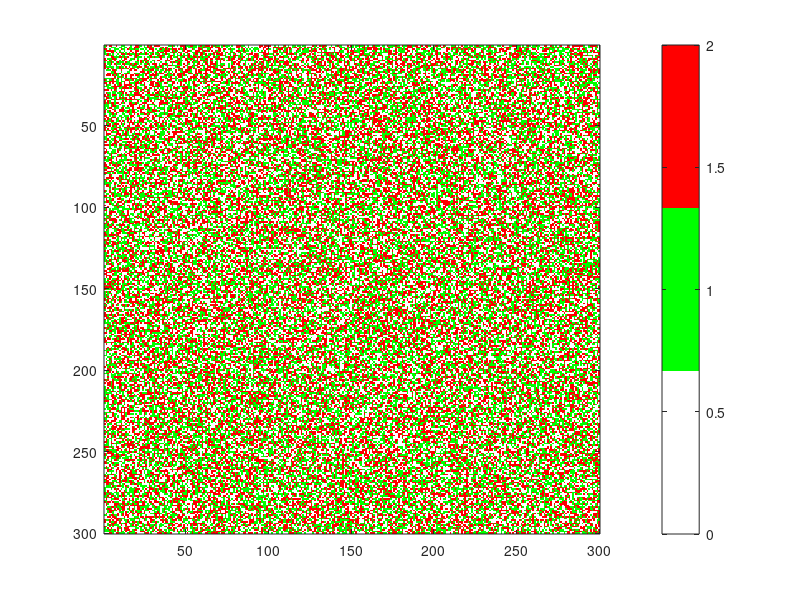

Source code (MATLAB): (Note: this script raises an error after producing the figure.)
function data = ForestFireModel(T,PG,PL,plotFF,analyzeFF,watchMore)
% FOREST-FIRE MODEL
%
%%%%%%%%%%%%%%%%%%%%%%%%%%
%INPUTS:
% The main adjustable parameters are
%   1) 'T' - Number of generations simulation is ran for
%   2) 'PG' - Scales the probability that a forest will grow in a cell
%       that is unoccupied.
%   3) 'PL' - Scales the probability that a forest with no burning
%       neighbors will ignite ('Lightning' rule; Drossel and Schwabl 1992)
%   4) 'plotFF' - Flag to plot FFM
%   5) 'analyzeFF' - Flag to save each timestep for an output vector data
%   6) 'watchMore' - Flag to watch ratio of densities evolve through time
%
%%%%%%%%%%%%%%%%%%%%%%%%%%%
% OUTPUTS:
% Output is the 3D array 'data' which shows the matrix for each time
% step so code can be debugged, statistics can be calculated.
%
%%%%%%%%%%%%%%%%%%%%%%%%%%

%-------------------------------------------------------------------------------
% Set defaults:
%-------------------------------------------------------------------------------
if nargin < 1
    T = 100;
end
if nargin < 2
    PG = 1;
end
if nargin < 3
    PL = 1;
end
if nargin < 4
    plotFF = true;
end
if nargin < 5
    analyzeFF = false;
end
if nargin < 6
    watchMore = false;
end
%-------------------------------------------------------------------------------

close('all')

%% Plot and analyse

%%%%%%%%%%%%%%%%%%%%%%%%%%
% Parameters to adjust
%%%%%%%%%%%%%%%%%%%%%%%%%%
% Size of grid
Dimensions = 300; %Bak et al. 1990 used 256

% Probability a tree will grow from bare ground
probGrow = 1/200;
probGrow = probGrow*PG;

%%%%%%%%%%%%%%%%%%%%%%%%%%
%PARAMETER SET BY INPUT
%%%%%%%%%%%%%%%%%%%%%%%%%%
%Probabiliy that a lightning strike will ignite a tree
probLight = probGrow/170;
probLight = probLight*PL;

%%%%%%%%%%%%%%%%%%%%%%%%%%
%Output
%%%%%%%%%%%%%%%%%%%%%%%%%%
if analyzeFF
    data = zeros(Dimensions,Dimensions,T);
else
    data = [];
end

%%%%%%%%%%%%%%%%%%%%%%%%%%%%%%%%%%%%%%%%%%%%%%%%%%%%%%%%%%%%
% Rule 1
%%%%%%%%%%%%%%%%%%%%%%%%%%%%%%%%%%%%%%%%%%%%%%%%%%%%%%%%%%%%
% Here we need to implement a random grid comprising 3 states:
% 0, 1 & 2
x = floor(3.*rand(Dimensions,Dimensions));

% Meaning:
% 0 = empty ground
% 1 = trees
% 2 = fire

%%%%%%%%%%%%%%%%%%%%%%%%%%%%%%%%%%%%%%%%%%%%%%%%%%%%%%%%%%%%
%%% Simulation
%%%%%%%%%%%%%%%%%%%%%%%%%%%%%%%%%%%%%%%%%%%%%%%%%%%%%%%%%%%%
if plotFF
    f = figure('color','w');
    h = imagesc(x);
    colormap([1,1,1;0,1,0;1,0,0])
    cB = colorbar;
    cB.Limits = [0 2];
    cB.Ticks = [1/3,1,5/3];
    cB.TickLabels = {'empty','trees','fire'};
    caxis([0 2])
    axis('square')
end
for t = 1:T

    %%%%%%%%%%%%%%%%%%%%%%%%%%%%%%%%%%%%%%%%%%%%%%%%%%%%%%%%%%%%
    % Rule 2
    %%%%%%%%%%%%%%%%%%%%%%%%%%%%%%%%%%%%%%%%%%%%%%%%%%%%%%%%%%%%
    % Initialize an empty grid
    xi = x;
    x = zeros(Dimensions,Dimensions);
    % Here we want to set all burning trees to zero while saving all trees
    x(xi==1) = 1;

    %%%%%%%%%%%%%%%%%%%%%%%%%%%%%%%%%%%%%%%%%%%%%%%%%%%%%%%%%%%%
    % Rule 3
    %%%%%%%%%%%%%%%%%%%%%%%%%%%%%%%%%%%%%%%%%%%%%%%%%%%%%%%%%%%%
    % We want empty ground to grow trees with probability p
    p = rand(Dimensions,Dimensions);
    x(xi==0 & p<probGrow) = 1;

    %%%%%%%%%%%%%%%%%%%%%%%%%%%%%%%%%%%%%%%%%%%%%%%%%%%%%%%%%%%%
    % Rule 4
    %%%%%%%%%%%%%%%%%%%%%%%%%%%%%%%%%%%%%%%%%%%%%%%%%%%%%%%%%%%%
    % Fire spreads to it's neighbouring trees in the next time step

    % First find all active trees
    [ii,jj] = find(xi==2);

    %Loop through each tree
    for m=1:numel(ii)

        if ~ismember([ii(m); jj(m)],[1 Dimensions])

            %Here we want to set each of a burning trees neighbours alight
            if xi(ii(m)-1,jj(m))==1
                x(ii(m)-1,jj(m))=2;
            end
            if xi(ii(m),jj(m)+1)==1
                x(ii(m),jj(m)+1)=2;
            end
            if xi(ii(m),jj(m)-1)==1
                x(ii(m),jj(m)-1)=2;
            end
            if xi(ii(m)+1,jj(m))==1
                x(ii(m)+1,jj(m))=2;
            end
        end
    end

    %%%%%%%%%%%%%%%%%%%%%%%%%%%%%%%%%%%%%%%%%%%%%%%%%%%%%%%%%%%%
    % Rule 5
    %%%%%%%%%%%%%%%%%%%%%%%%%%%%%%%%%%%%%%%%%%%%%%%%%%%%%%%%%%%%
    % RULE 5 a tree becomes a burning tree with probability f if
    % no neighbour is burning
    f = rand(Dimensions,Dimensions);
    x(xi==1 & f<probLight) = 2;

    %%%%%%%%%%%%%%%%%%%%%%%%%%%%%%%%%%%%%%%%%%%%%%%%%%%%%%%%%%%%
    %%%% Statistics calculated for later
    %%%%%%%%%%%%%%%%%%%%%%%%%%%%%%%%%%%%%%%%%%%%%%%%%%%%%%%%%%%%
    % Calculate how much land is occupied by fires, bare ground and forest
    Fires = sum(sum(x==2));
    Bare = sum(sum(x==0));
    Forest = sum(sum(x==1));

    FRatio = 100*Fires/(Dimensions*Dimensions);
    BRatio = 100*Bare/(Dimensions*Dimensions);
    ForRatio = 100*Forest/(Dimensions*Dimensions);

    %%%%%%%%%%%%%%%%%%%%%
    % Save the computation domain
    if analyzeFF
        data(:,:,t)=x;
    end
    %%%%%%%%%%%%%%%%%%%%%

    % If plotting:
    if plotFF && ~mod(t,5)
        %PLOTS
        %Simulation
        if watchMore
            ax = subplot(3,1,1:2);
        end
        h.CData = x;
        title(sprintf('t = %u, probGrow= %.2f, probLight= %.2f',t,PG,PL))
        drawnow('limitrate')
        % Percentage of land occupied by each state
        if watchMore
            subplot(3,1,3)
            scatter(t,FRatio,'r*')
            hold on
            scatter(t,ForRatio,'g*')
            scatter(t,BRatio,'k*')
            axis([0 T 0 100])
            legend('Fire','Forest','Bare Ground')
            xlabel('Time (generations)')
            ylabel('% of Area')
        end
    end

    % Exit loop if fires are extinguished
    if probLight==0 && Fires==0
        Error('There are no more Fires!!!')
    end
end

end
